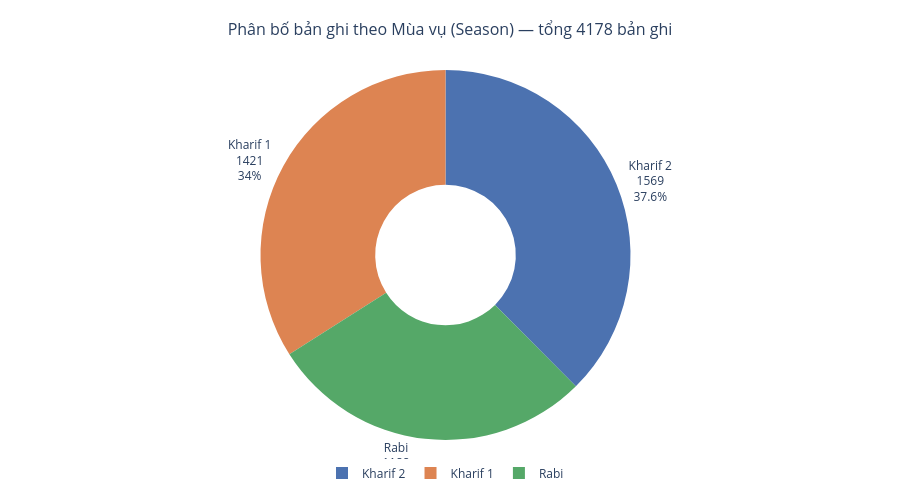

Source (notebook cell):
### Code cell
season_counts = df['Season'].value_counts().reset_index()
season_counts.columns = ['Season', 'count']

fig_season = go.Figure(go.Pie(
    labels=season_counts['Season'],
    values=season_counts['count'],
    hole=0.38,
    textinfo='label+percent+value',
    textposition='outside',
    hovertemplate=(
        '<b>%{label}</b><br>'
        'Số bản ghi: %{value}<br>'
        'Tỷ lệ: %{percent}<extra></extra>'
    ),
    marker=dict(colors=['#4C72B0', '#DD8452', '#55A868']),
))

fig_season.update_layout(
    title=dict(
        text=f'Phân bố bản ghi theo Mùa vụ (Season) — tổng {season_counts["count"].sum()} bản ghi',
        font=dict(size=16), x=0.5
    ),
    height=500,
    legend=dict(orientation='h', x=0.5, xanchor='center', y=-0.05, font=dict(size=12)),
    template='plotly_white',
    margin=dict(l=80, r=80, t=70, b=60)
)

fig_season.show()

### Figure 1 — Plotly figure (JSON) as saved in the notebook; plotly's stock layout.template omitted (floating-point values rounded to 4 significant figures)
{"data": [{"hole": 0.38, "hovertemplate": "<b>%{label}</b><br>Số bản ghi: %{value}<br>Tỷ lệ: %{percent}<extra></extra>", "labels": ["Kharif 2", "Kharif 1", "Rabi"], "marker": {"colors": ["#4C72B0", "#DD8452", "#55A868"]}, "textinfo": "label+percent+value", "textposition": "outside", "type": "pie", "values": [1569, 1421, 1188]}], "layout": {"height": 500, "legend": {"font": {"size": 12}, "orientation": "h", "x": 0.5, "xanchor": "center", "y": -0.05}, "margin": {"b": 60, "l": 80, "r": 80, "t": 70}, "title": {"font": {"size": 16}, "text": "Phân bố bản ghi theo Mùa vụ (Season) — tổng 4178 bản ghi", "x": 0.5}}}
